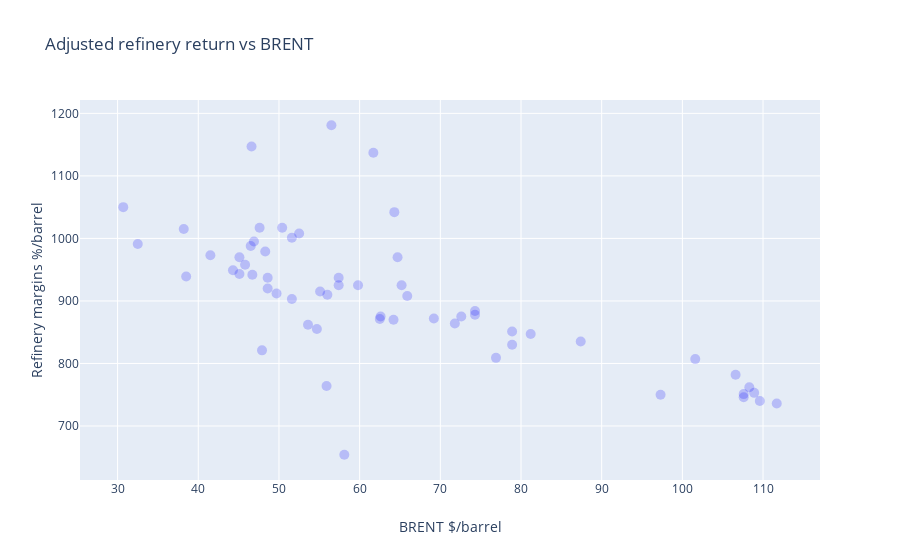

Write notebook code for a chart like this one.
### Markdown cell above
# Petrochemical margins

### Code cell
trace0=go.Scatter(
        y=df["Model petrochemical margin"],
        x=df.BRENT,
        mode='markers',
        marker=dict(
        color="blue",
        size=10,
        opacity=0.2
        )
    )




data=[trace0]
figure=go.Figure(
    data=data,
    layout=go.Layout(
        title="Adjusted refinery return vs BRENT",
        xaxis=dict(title="BRENT $/barrel"),
        yaxis=dict(title="Refinery margins %/barrel"),

    
    ))
iplot(figure)

### Figure 1 — Plotly figure (JSON) as saved in the notebook; plotly's stock layout.template omitted (floating-point values rounded to 4 significant figures)
{"data": [{"marker": {"color": "blue", "opacity": 0.2, "size": 10}, "mode": "markers", "type": "scatter", "x": [108.3, 108.9, 107.6, 107.6, 109.6, 111.7, 106.6, 101.6, 97.3, 87.4, 78.9, 62.5, 47.9, 58.1, 55.9, 59.8, 64.3, 61.7, 56.5, 46.6, 47.6, 48.6, 44.3, 38.2, 30.7, 32.5, 38.5, 41.5, 46.9, 48.3, 45.1, 45.8, 46.7, 49.7, 45.1, 53.6, 54.7, 55.1, 51.6, 52.5, 50.4, 46.5, 48.6, 51.6, 56, 57.4, 62.6, 64.2, 69.2, 65.2, 65.9, 71.8, 76.9, 74.3, 74.3, 72.6, 78.9, 81.2, 64.7, 57.4], "y": [762, 753, 751, 746, 740, 736, 782, 807, 750, 835, 830, 871, 821, 654, 764, 925, 1042, 1137, 1181, 1147, 1017, 937, 949, 1015, 1050, 991, 939, 973, 995, 979, 970, 958, 942, 912, 943, 862, 855, 915, 1001, 1008, 1017, 988, 920, 903, 910, 925, 875, 870, 872, 925, 908, 864, 809, 878, 884, 875, 851, 847, 970, 937]}], "layout": {"title": {"text": "Adjusted refinery return vs BRENT"}, "xaxis": {"title": {"text": "BRENT $/barrel"}}, "yaxis": {"title": {"text": "Refinery margins %/barrel"}}}}
